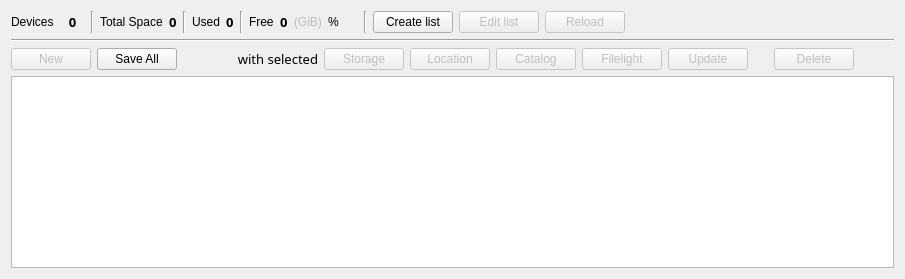
      <widget class="QWidget" name="tab_Storage">
       <attribute name="icon">
        <iconset theme="drive-harddisk">
         <normaloff>.</normaloff>.</iconset>
       </attribute>
       <attribute name="title">
        <string>Storage</string>
       </attribute>
       <attribute name="toolTip">
        <string>Manage the list of storage devices</string>
       </attribute>
       <layout class="QGridLayout" name="gridLayout_11">
        <item row="3" column="0">
         <widget class="QTreeView" name="Storage_treeView_StorageList">
          <property name="alternatingRowColors">
           <bool>true</bool>
          </property>
          <property name="sortingEnabled">
           <bool>true</bool>
          </property>
         </widget>
        </item>
        <item row="1" column="0">
         <widget class="Line" name="Storage_line_Separate">
          <property name="orientation">
           <enum>Qt::Horizontal</enum>
          </property>
         </widget>
        </item>
        <item row="2" column="0">
         <layout class="QHBoxLayout" name="Storage_horizontalLayout_SelectedDevice">
          <item>
           <widget class="QPushButton" name="Storage_pushButton_New">
            <property name="enabled">
             <bool>false</bool>
            </property>
            <property name="toolTip">
             <string>Add a new storage device</string>
            </property>
            <property name="text">
             <string>New</string>
            </property>
            <property name="icon">
             <iconset theme="folder-new">
              <normaloff>.</normaloff>.</iconset>
            </property>
           </widget>
          </item>
          <item>
           <widget class="QPushButton" name="Storage_pushButton_SaveAll">
            <property name="enabled">
             <bool>true</bool>
            </property>
            <property name="toolTip">
             <string>Save changes made directly in the table below</string>
            </property>
            <property name="text">
             <string>Save All</string>
            </property>
            <property name="icon">
             <iconset theme="document-save">
              <normaloff>.</normaloff>.</iconset>
            </property>
           </widget>
          </item>
          <item>
           <widget class="QLabel" name="Storage_label_WithSelectedStorage">
            <property name="minimumSize">
             <size>
              <width>135</width>
              <height>0</height>
             </size>
            </property>
            <property name="font">
             <font>
              <family>Noto Sans</family>
              <pointsize>10</pointsize>
             </font>
            </property>
            <property name="text">
             <string>with selected</string>
            </property>
            <property name="alignment">
             <set>Qt::AlignRight|Qt::AlignTrailing|Qt::AlignVCenter</set>
            </property>
            <property name="margin">
             <number>4</number>
            </property>
           </widget>
          </item>
          <item>
           <widget class="QPushButton" name="Storage_pushButton_SearchStorage">
            <property name="enabled">
             <bool>false</bool>
            </property>
            <property name="toolTip">
             <string>Search files or folders in the selected storage device</string>
            </property>
            <property name="text">
             <string>Storage</string>
            </property>
            <property name="icon">
             <iconset theme="edit-find">
              <normaloff>.</normaloff>.</iconset>
            </property>
           </widget>
          </item>
          <item>
           <widget class="QPushButton" name="Storage_pushButton_SearchLocation">
            <property name="enabled">
             <bool>false</bool>
            </property>
            <property name="toolTip">
             <string>Search files or folders in the selected location</string>
            </property>
            <property name="text">
             <string>Location</string>
            </property>
            <property name="icon">
             <iconset theme="edit-find">
              <normaloff>.</normaloff>.</iconset>
            </property>
           </widget>
          </item>
          <item>
           <widget class="QPushButton" name="Storage_pushButton_CreateCatalog">
            <property name="enabled">
             <bool>false</bool>
            </property>
            <property name="toolTip">
             <string>Create a new catalog for this device</string>
            </property>
            <property name="text">
             <string>Catalog</string>
            </property>
            <property name="icon">
             <iconset theme="journal-new">
              <normaloff>.</normaloff>.</iconset>
            </property>
           </widget>
          </item>
          <item>
           <widget class="QPushButton" name="Storage_pushButton_OpenFilelight">
            <property name="enabled">
             <bool>false</bool>
            </property>
            <property name="toolTip">
             <string>Open the path in Filelight</string>
            </property>
            <property name="text">
             <string>Filelight</string>
            </property>
            <property name="icon">
             <iconset theme="gparted">
              <normaloff>.</normaloff>.</iconset>
            </property>
           </widget>
          </item>
          <item>
           <widget class="QPushButton" name="Storage_pushButton_Update">
            <property name="enabled">
             <bool>false</bool>
            </property>
            <property name="toolTip">
             <string>Update the values for the selected device (label, filesystem, total size, free space)</string>
            </property>
            <property name="text">
             <string>Update</string>
            </property>
            <property name="icon">
             <iconset theme="media-playlist-repeat">
              <normaloff>.</normaloff>.</iconset>
            </property>
           </widget>
          </item>
          <item>
           <spacer name="Storage_horizontalSpacer_06">
            <property name="orientation">
             <enum>Qt::Horizontal</enum>
            </property>
            <property name="sizeType">
             <enum>QSizePolicy::Fixed</enum>
            </property>
            <property name="sizeHint" stdset="0">
             <size>
              <width>20</width>
              <height>20</height>
             </size>
            </property>
           </spacer>
          </item>
          <item>
           <widget class="QPushButton" name="Storage_pushButton_Delete">
            <property name="enabled">
             <bool>false</bool>
            </property>
            <property name="toolTip">
             <string>Delete the selected device</string>
            </property>
            <property name="text">
             <string>Delete</string>
            </property>
            <property name="icon">
             <iconset theme="edit-delete">
              <normaloff>.</normaloff>.</iconset>
            </property>
           </widget>
          </item>
          <item>
           <spacer name="Storage_horizontalSpacer_07">
            <property name="orientation">
             <enum>Qt::Horizontal</enum>
            </property>
            <property name="sizeHint" stdset="0">
             <size>
              <width>40</width>
              <height>20</height>
             </size>
            </property>
           </spacer>
          </item>
         </layout>
        </item>
        <item row="0" column="0">
         <layout class="QHBoxLayout" name="Storage_horizontalLayout_Summary">
          <item>
           <widget class="QLabel" name="Storage_label_CountLabel">
            <property name="text">
             <string>Devices</string>
            </property>
            <property name="margin">
             <number>6</number>
            </property>
           </widget>
          </item>
          <item>
           <widget class="QLabel" name="Storage_label_CountValue">
            <property name="minimumSize">
             <size>
              <width>25</width>
              <height>0</height>
             </size>
            </property>
            <property name="font">
             <font>
              <family>Noto Sans</family>
              <pointsize>10</pointsize>
              <weight>75</weight>
              <bold>true</bold>
             </font>
            </property>
            <property name="text">
             <string>0</string>
            </property>
            <property name="alignment">
             <set>Qt::AlignCenter</set>
            </property>
           </widget>
          </item>
          <item>
           <widget class="Line" name="Storage_line_01">
            <property name="orientation">
             <enum>Qt::Vertical</enum>
            </property>
           </widget>
          </item>
          <item>
           <widget class="QLabel" name="Storage_label_SpaceTotalLabel">
            <property name="text">
             <string>Total Space</string>
            </property>
           </widget>
          </item>
          <item>
           <widget class="QLabel" name="Storage_label_SpaceTotalValue">
            <property name="font">
             <font>
              <family>Noto Sans</family>
              <pointsize>10</pointsize>
              <weight>75</weight>
              <bold>true</bold>
             </font>
            </property>
            <property name="text">
             <string>0</string>
            </property>
           </widget>
          </item>
          <item>
           <widget class="Line" name="Storage_line_02">
            <property name="orientation">
             <enum>Qt::Vertical</enum>
            </property>
           </widget>
          </item>
          <item>
           <widget class="QLabel" name="Storage_label_SpaceUsedLabel">
            <property name="text">
             <string>Used</string>
            </property>
           </widget>
          </item>
          <item>
           <widget class="QLabel" name="Storage_label_SpaceUsedValue">
            <property name="font">
             <font>
              <family>Noto Sans</family>
              <pointsize>10</pointsize>
              <weight>75</weight>
              <bold>true</bold>
             </font>
            </property>
            <property name="text">
             <string>0</string>
            </property>
           </widget>
          </item>
          <item>
           <widget class="Line" name="Storage_line_03">
            <property name="orientation">
             <enum>Qt::Vertical</enum>
            </property>
           </widget>
          </item>
          <item>
           <widget class="QLabel" name="Storage_label_SpaceFreeLabel">
            <property name="text">
             <string>Free</string>
            </property>
           </widget>
          </item>
          <item>
           <widget class="QLabel" name="Storage_label_SpaceFreeValue">
            <property name="font">
             <font>
              <family>Noto Sans</family>
              <pointsize>10</pointsize>
              <weight>75</weight>
              <bold>true</bold>
             </font>
            </property>
            <property name="text">
             <string>0</string>
            </property>
           </widget>
          </item>
          <item>
           <widget class="QLabel" name="Storage_label_SpaceUnit">
            <property name="enabled">
             <bool>false</bool>
            </property>
            <property name="text">
             <string>(GiB)</string>
            </property>
           </widget>
          </item>
          <item>
           <widget class="QLabel" name="Storage_label_PercentFree">
            <property name="minimumSize">
             <size>
              <width>30</width>
              <height>0</height>
             </size>
            </property>
            <property name="text">
             <string>%</string>
            </property>
           </widget>
          </item>
          <item>
           <widget class="Line" name="Storage_line_04">
            <property name="orientation">
             <enum>Qt::Vertical</enum>
            </property>
           </widget>
          </item>
          <item>
           <widget class="QPushButton" name="Storage_pushButton_CreateList">
            <property name="toolTip">
             <string>Create a list to add devices</string>
            </property>
            <property name="text">
             <string>Create list</string>
            </property>
            <property name="icon">
             <iconset theme="document-new">
              <normaloff>.</normaloff>.</iconset>
            </property>
           </widget>
          </item>
          <item>
           <widget class="QPushButton" name="Storage_pushButton_EditAll">
            <property name="enabled">
             <bool>false</bool>
            </property>
            <property name="toolTip">
             <string>Edit the list in a spreadsheet ( tab separated file)</string>
            </property>
            <property name="text">
             <string>Edit list</string>
            </property>
            <property name="icon">
             <iconset theme="document-edit-sign">
              <normaloff>.</normaloff>.</iconset>
            </property>
           </widget>
          </item>
          <item>
           <widget class="QPushButton" name="Storage_pushButton_Reload">
            <property name="enabled">
             <bool>false</bool>
            </property>
            <property name="toolTip">
             <string>Reload the entire list of devices</string>
            </property>
            <property name="text">
             <string>Reload</string>
            </property>
            <property name="icon">
             <iconset theme="view-refresh">
              <normaloff>.</normaloff>.</iconset>
            </property>
           </widget>
          </item>
          <item>
           <spacer name="Storage_horizontalSpacer_05">
            <property name="orientation">
             <enum>Qt::Horizontal</enum>
            </property>
            <property name="sizeHint" stdset="0">
             <size>
              <width>10</width>
              <height>20</height>
             </size>
            </property>
           </spacer>
          </item>
         </layout>
        </item>
       </layout>
      </widget>
